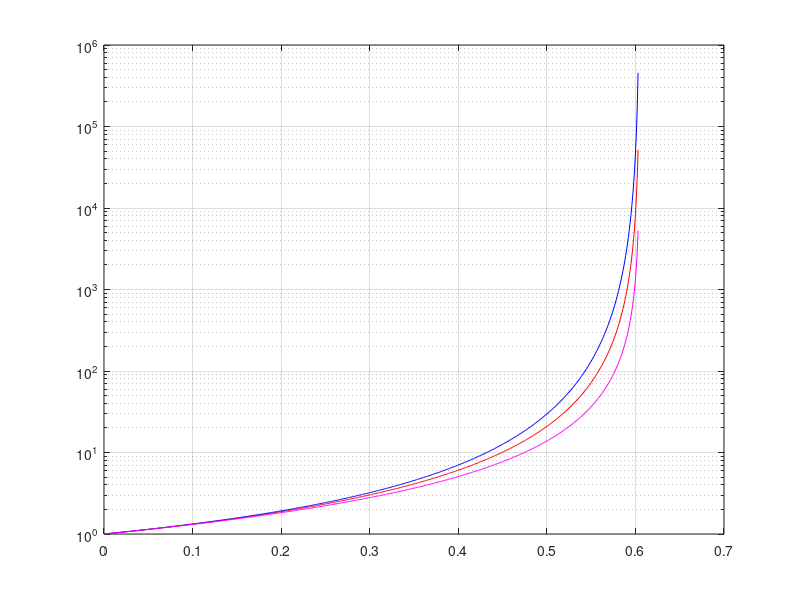

Write the MATLAB code that produced this figure.
%PlotBimodal

close all
clear all

RFV = @(ratio, vliq) (.395-.395*vliq).*((1-ratio).^exp(1))+vliq-.395;
H = @(vfrac) (2*(1-vfrac)./(abs(1-vfrac)+(1-vfrac))).*(1+0.75.*((vfrac)./(1-(vfrac)))).^2;
H2 = @(vfrac) (2*(0.605-vfrac)./(abs(0.605-vfrac)+(0.605-vfrac))).*(1+0.75.*((vfrac./0.605)./(1-(vfrac./0.605)))).^2;
H3 = @(vfrac, RFV) (2*(1-vfrac)./(abs(1-vfrac)+(1-vfrac))).*(1-vfrac)^-1.5;
H4 = @(vfrac) (2*(0.605-vfrac)./(abs(0.605-vfrac)+(0.605-vfrac))).*(1-(vfrac/(1-((1-.605)/.605)*vfrac)))^(-2.5);

xm = [0:0.001:.603];
xb = [0.54:0.001:.635];
xc = [0.54:0.001:.67];
xd = [0.54:0.001:.745];
x0 = [0.54:0.001:.76];

for i=1:length(xm)
    Farris(i) = H2(xm(i));
end
for i=1:length(xm)
    SMH(i) = H4(xm(i));
end
for i=1:length(xm)
    me(i) = H3(xm(i)/RFV(1,1));
end

% for i=1:length(xm)
%     vc  = xm(i)-.25;
%     vf = .25/RFV(1, 1-vc);
%     Hm(i) = H(vc/RFV(1,1))*H(vf);
% end
% for i=1:length(xm)
%     vc  = xm(i)-.25;
%     vf = .25/RFV(1, 1-vc);
%     Hm2(i) = H(vc/.54)*H(vf);
% end
% for i=1:length(xm)
%     vc  = xm(i)-.25;
%     vf = .25/RFV(1, 1-vc);
%     Hm3(i) = H3(vc, RFV(1, 1-vc))*H3(vf, RFV(1, 1-vf));
% end
% for i=1:length(xm)
%     Hu(i) = H2(xm(i));
% end
% for i=1:length(xm)
%     Hu2(i) = H3(xm(i), RFV(1, 1-xm(i)));
% end
% for i=1:length(xm)
%     Hu3(i) = H4(xm(i));
% end
% for i=1:length(xb)
%     vc  = xb(i)-.25;
%     vf = .25/RFV(.477, 1-vc);
%     Hb(i) = H(vc/RFV(1,1))*H(vf);
% end
% for i=1:length(xc)
%     vc  = xc(i)-.25;
%     vf = .25/RFV(.313, 1-vc);
%     Hc(i) = H(vc/RFV(1,1))*H(vf);
% end
% for i=1:length(xd)
%     vc  = xd(i)-.25;
%     vf = .25/RFV(.138, 1-vc);
%     Hd(i) = H(vc/RFV(1,1))*H(vf);
% end
% for i=1:length(x0)
%     vc  = x0(i)-.25;
%     vf = .25/RFV(0, 1-vc);
%     H0(i) = H(vc/RFV(1,1))*H(vf);
% end
semilogy(xm, Farris, 'r');
hold on
%semilogy(xm, Hu, 'k');
semilogy(xm, SMH, 'b');
semilogy(xm, me, 'm');
%semilogy(xm, Hu3, 'm*');
%semilogy(xm, Hu2, 'y*');
% semilogy(xb, Hb);
% semilogy(xc, Hc);
% semilogy(xd, Hd);
% semilogy(x0, H0);
grid on
